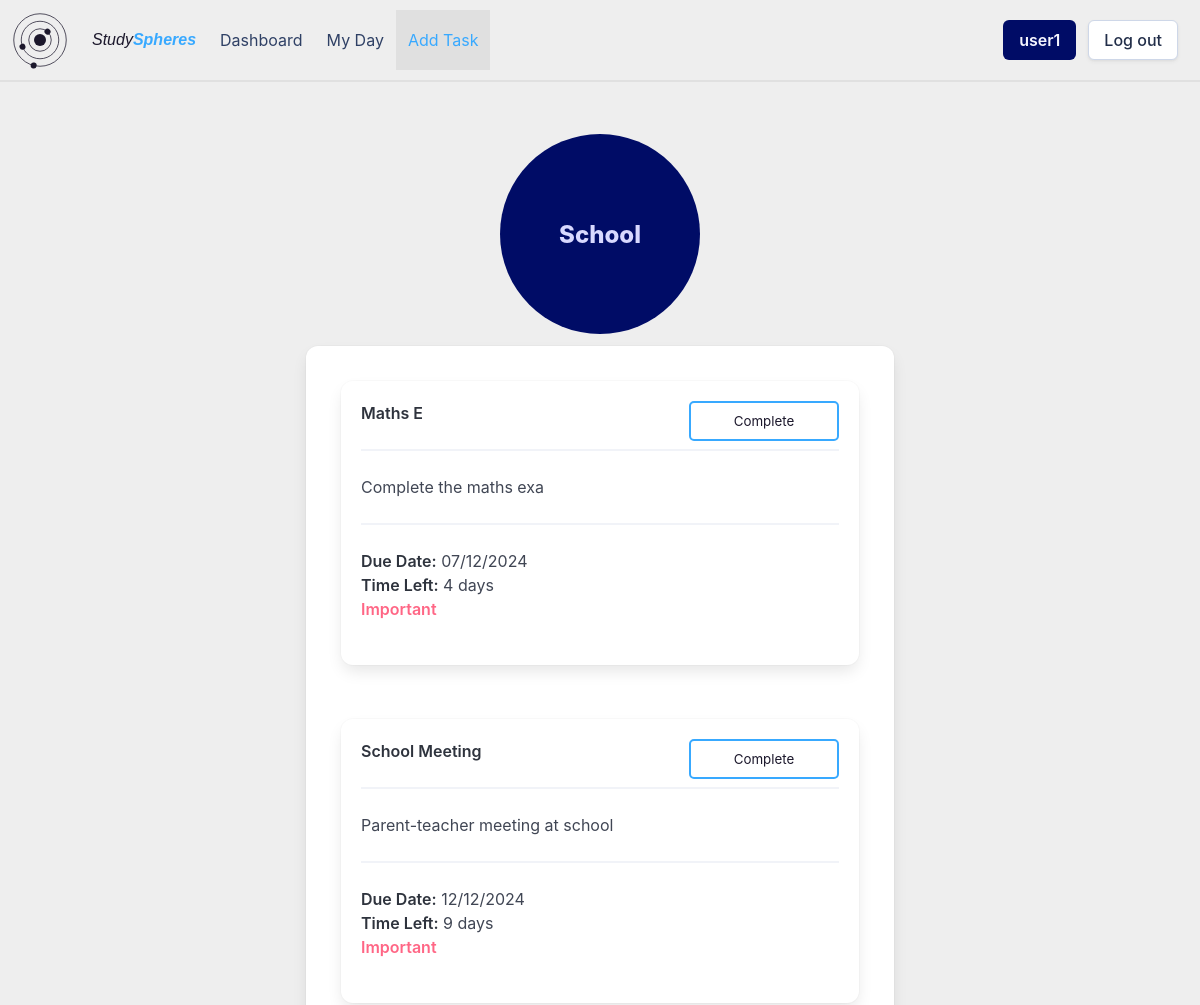
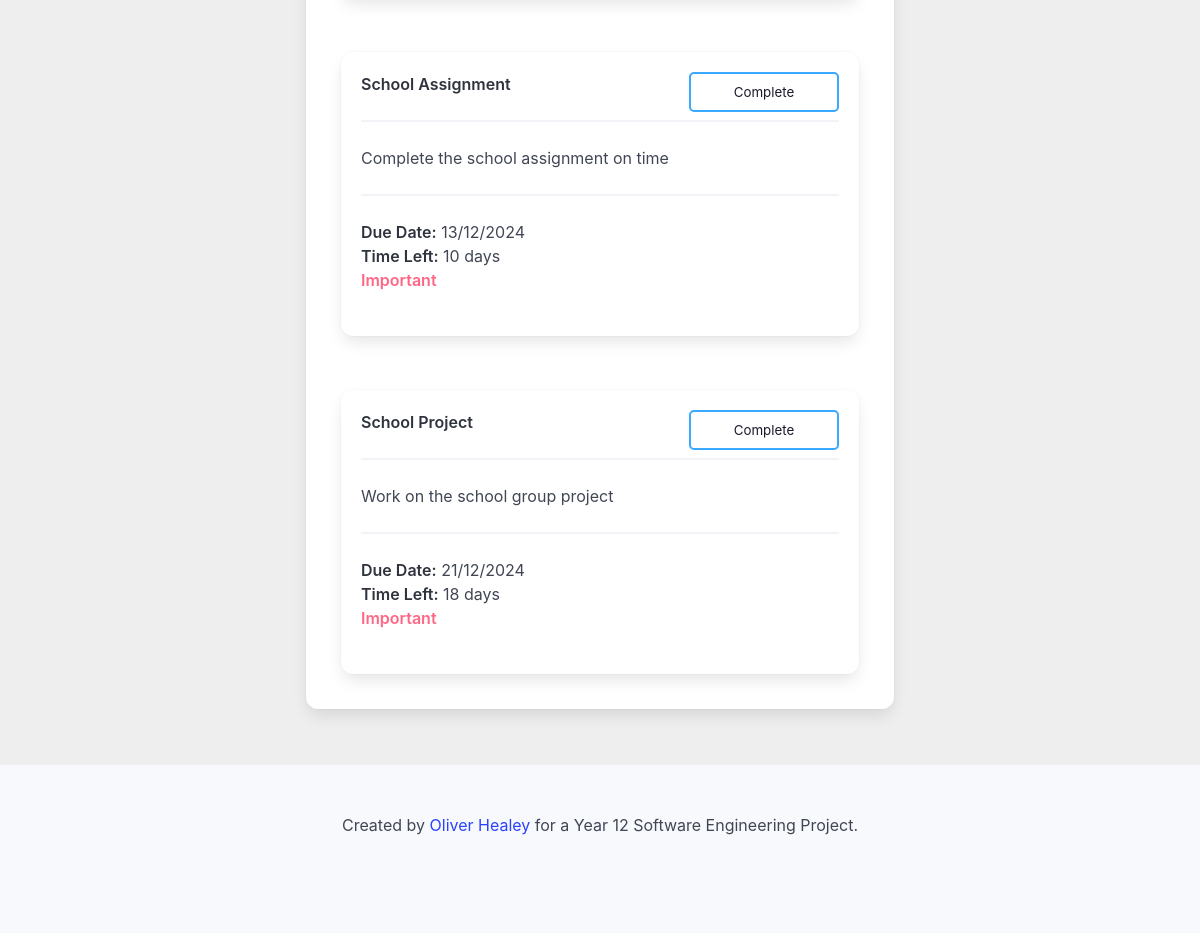
/group/7234d37d-58a1-4633-ba7b-18bb0c3953cb (signed in), run on the app's committed database (2 pictures, top to bottom).
### setup_db.py (models this page shows)
class Group(Base):
    __tablename__ = 'groups'
    group_id = Column(String, primary_key=True, nullable=False)
    group_name = Column(String, nullable=False)
    user_id = Column(String, ForeignKey('userdetails.id'), nullable=False)
    user = relationship('User', back_populates='groups')
    tasks = relationship('Task', back_populates='groups')

class Task(Base):
    __tablename__ = 'tasks'
    task_id = Column(String, primary_key=True)
    name = Column(String, nullable=False)
    details = Column(String)
    important = Column(Boolean, nullable=False)
    due_date = Column(DateTime, nullable=False)
    completed = Column(Boolean, nullable=False)
    repeat = Column(String, nullable=False)
    user_id = Column(String, ForeignKey('userdetails.id'), nullable=False)
    group_id = Column(String, ForeignKey('groups.group_id'), nullable=False)
    user = relationship('User', back_populates='tasks')
    groups = relationship('Group', back_populates='tasks')

### app.py (the view)
@app.route('/group/<group_id>')
def viewGroup(group_id):
    if flaskSession.get('userId') is None:
        return redirect(url_for('login'))
    userId = flaskSession.get('userId')
    group = sessionDb.query(Group).filter(Group.group_id == group_id, Group.user_id == userId).first()
    tasks = sessionDb.query(Task).filter(Task.group_id == group_id).order_by(Task.due_date).all()
    date = datetime.datetime.now().date()
    return render_template('group.html', group=group, tasks=tasks, showDetails=True, date=date)

### templates/group.html (shortened to what this page needs)
{% extends 'base_loggedin.html' %}
{% block content %}
    <div class="circle-holder column is-full is-centered">
        <div class="group-circle" onclick="window.location.href='/group/{{ group.group_id }}'">
            <div class="hero-body">
                <p class="group-circle-title title is-4">{{ group.group_name }}</p>
            </div>
        </div>
    </div>
    <div class="columns is-centered">
        <div class="column is-half">
            <div class="box">
                <div class="columns is-multiline">
                    {% for task in tasks %}
                        {% if task.group_id == group.group_id %}
                            <div class="column is-full">
                                {% include 'task_box.html' %}
                            </div>
                        {% endif %}
                    {% endfor %}
                </div>
            </div>
        </div>
    </div>
{% endblock %}

### templates/task_box.html (shortened to what this page needs)
<div class="box task-box {% if date > task.due_date.date() and not task.completed %}overdue-task{% endif %}" onclick="window.location.href='/task/{{ task.task_id }}'">
    <div class="content">
        <p>
            <strong class="{{ 'has-text-success' if task.completed else '' }}">{{ task.name }}</strong>
            <hr>
            {% if showDetails %}
                {% if task.details %}
                    {{ task.details }}
                {% else %}
                    No details available.
                {% endif %}
                <hr>
            {% endif %}
            {% if not task.completed %}
                <strong>Due Date:</strong> {{ task.due_date.strftime('%d/%m/%Y') }}<br>
                {% if date < task.due_date.date() %}
                    <strong>Time Left:</strong> {{ (task.due_date.date() - date).days }} days<br>
                {% elif date == task.due_date.date() %}
                    <strong class="has-text-warning">Due Today</strong><br>
                {% else %}
                    <strong class="has-text-danger">Overdue</strong><br>
                {% endif %}
                {% if task.important %}
                    <strong class="has-text-danger circle-header">Important</strong><br>
                {% endif %}
            {% else %}
                <strong class="has-text-success">Task Complete</strong>
            {% endif %}
        </p>
    </div>
    {% if not task.completed %}
        <form action="/complete" method="POST">
            <input type="submit" value="Complete" class="task-complete-button">
        </form>
    {% else %}
        <form action="/decomplete" method="POST">
            <input type="hidden" name="task_id" value="{{ task.task_id }}">
            <input type="submit" value="Remove Complete" class="task-complete-button">
        </form>
    {% endif %}
</div>

### static/styles/styles.css (style rules this page uses)
:root { --bulma-primary-h: 206deg; --bulma-primary-l: 61%; --bulma-link-l: 20%; --bulma-info-h: 63deg; --bulma-info-l: 68%; --bulma-scheme-s: 36%; --bulma-body-background-color: light-dark(#eeeeee, #0f141f); color-scheme: light dark; --accent-color: light-dark(#1c182c, #e0e0e0); --accent-color-invert: light-dark(#e0e0e0, #160f34); --warning-color: light-dark(#ffdddd, #330000); }
body { margin: none; padding: none; }
.hero-body { padding: 20px; }
.circle-holder { display: flex; justify-content: center; align-items: center; }
.group-circle { position: relative; border-radius: 50%; width: 200px; text-align: center; align-content: center; overflow: visible; height: 200px; background-color: var(--bulma-link); }
.group-circle-title { color: #d8d9ff; }
.circle-header { color: #1c182c; }
.task-box { position: relative; overflow: hidden; transition: all 0.5s; cursor: pointer; margin: 15px; }
.task-box:before { content: ''; position: absolute; opacity: 0; height: 100%; width: 100%; top: 0px; bottom: 0px; right: 0px; align-content: center; padding: 10px; transition: 0.5s; color: #0f141f; background-color: var(--bulma-primary); }
.task-box:after { content: 'Click for more details...'; opacity: 0; position: absolute; bottom: -20px; right: 20px; transition: 0.5s; font-size: 0.7rem; }
.task-complete-button { position: absolute; top: 20px; right: 20px; width: 150px; height: 40px; background-color: transparent; border: var(--bulma-primary) solid 2px; color: var(--accent-color); border-radius: 5px; padding: 5px; cursor: pointer; }

### data on the page
Group: group_name "School"
Task: name "Maths E", details "Complete the maths exa", due_date "07/12/2024", (task.due_date.date()-date).days "4", important "Important"
Task: name "School Meeting", details "Parent-teacher meeting at school", due_date "12/12/2024", (task.due_date.date()-date).days "9", important "Important"
Task: name "School Assignment", details "Complete the school assignment on time", due_date "13/12/2024", (task.due_date.date()-date).days "10", important "Important"
Task: name "School Project", details "Work on the school group project", due_date "21/12/2024", (task.due_date.date()-date).days "18", important "Important"

### other printed values
{{ session['username'] }} "user1"
